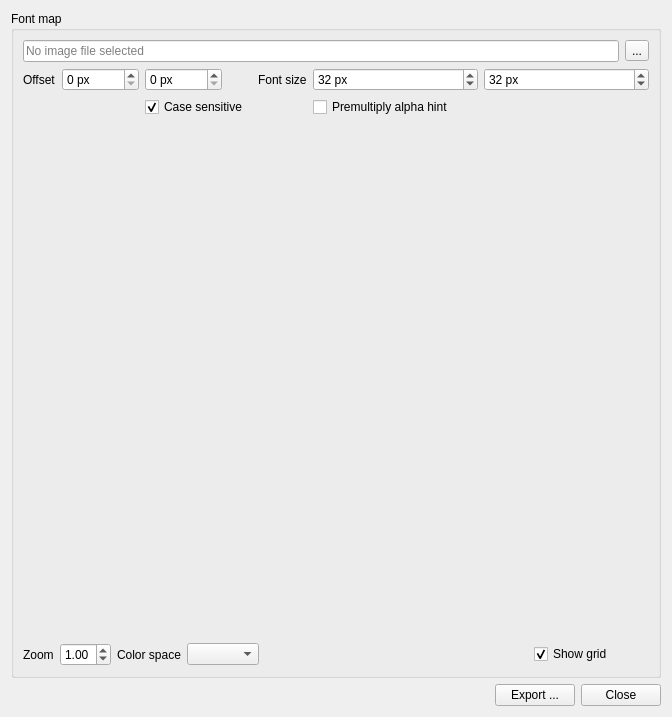
<?xml version="1.0" encoding="UTF-8"?>
<ui version="4.0">
 <class>DlgFontMap</class>
 <widget class="QWidget" name="DlgFontMap">
  <property name="geometry">
   <rect>
    <x>0</x>
    <y>0</y>
    <width>672</width>
    <height>717</height>
   </rect>
  </property>
  <property name="windowTitle">
   <string>Font Map</string>
  </property>
  <property name="windowIcon">
   <iconset resource="../resource/resource.qrc">
    <normaloff>:/16x16_ico_png/font.png</normaloff>:/16x16_ico_png/font.png</iconset>
  </property>
  <layout class="QVBoxLayout" name="verticalLayout_2">
   <item>
    <widget class="QGroupBox" name="groupBox">
     <property name="title">
      <string>Font map</string>
     </property>
     <layout class="QVBoxLayout" name="verticalLayout">
      <item>
       <layout class="QHBoxLayout" name="horizontalLayout">
        <item>
         <widget class="QLineEdit" name="imageFile">
          <property name="sizePolicy">
           <sizepolicy hsizetype="MinimumExpanding" vsizetype="Fixed">
            <horstretch>0</horstretch>
            <verstretch>0</verstretch>
           </sizepolicy>
          </property>
          <property name="readOnly">
           <bool>true</bool>
          </property>
          <property name="placeholderText">
           <string>No image file selected</string>
          </property>
         </widget>
        </item>
        <item>
         <widget class="QToolButton" name="btnSelectImage">
          <property name="sizePolicy">
           <sizepolicy hsizetype="Maximum" vsizetype="Fixed">
            <horstretch>0</horstretch>
            <verstretch>0</verstretch>
           </sizepolicy>
          </property>
          <property name="text">
           <string>...</string>
          </property>
          <property name="icon">
           <iconset resource="../resource/resource.qrc">
            <normaloff>:/16x16_ico_png/folder.png</normaloff>:/16x16_ico_png/folder.png</iconset>
          </property>
          <property name="toolButtonStyle">
           <enum>Qt::ToolButtonIconOnly</enum>
          </property>
         </widget>
        </item>
       </layout>
      </item>
      <item>
       <layout class="QGridLayout" name="gridLayout_3">
        <item row="0" column="2">
         <widget class="QSpinBox" name="offsetY">
          <property name="sizePolicy">
           <sizepolicy hsizetype="Maximum" vsizetype="Fixed">
            <horstretch>0</horstretch>
            <verstretch>0</verstretch>
           </sizepolicy>
          </property>
          <property name="suffix">
           <string> px</string>
          </property>
          <property name="minimum">
           <number>0</number>
          </property>
          <property name="maximum">
           <number>16384</number>
          </property>
          <property name="value">
           <number>0</number>
          </property>
         </widget>
        </item>
        <item row="0" column="0">
         <widget class="QLabel" name="label_10">
          <property name="sizePolicy">
           <sizepolicy hsizetype="Maximum" vsizetype="Preferred">
            <horstretch>0</horstretch>
            <verstretch>0</verstretch>
           </sizepolicy>
          </property>
          <property name="text">
           <string>Offset</string>
          </property>
         </widget>
        </item>
        <item row="0" column="5">
         <widget class="QSpinBox" name="tileHeight">
          <property name="sizePolicy">
           <sizepolicy hsizetype="Preferred" vsizetype="Fixed">
            <horstretch>0</horstretch>
            <verstretch>0</verstretch>
           </sizepolicy>
          </property>
          <property name="suffix">
           <string> px</string>
          </property>
          <property name="minimum">
           <number>1</number>
          </property>
          <property name="maximum">
           <number>16384</number>
          </property>
          <property name="value">
           <number>32</number>
          </property>
         </widget>
        </item>
        <item row="0" column="1">
         <widget class="QSpinBox" name="offsetX">
          <property name="sizePolicy">
           <sizepolicy hsizetype="Maximum" vsizetype="Fixed">
            <horstretch>0</horstretch>
            <verstretch>0</verstretch>
           </sizepolicy>
          </property>
          <property name="suffix">
           <string> px</string>
          </property>
          <property name="minimum">
           <number>0</number>
          </property>
          <property name="maximum">
           <number>16384</number>
          </property>
          <property name="value">
           <number>0</number>
          </property>
         </widget>
        </item>
        <item row="0" column="4">
         <widget class="QSpinBox" name="tileWidth">
          <property name="sizePolicy">
           <sizepolicy hsizetype="Preferred" vsizetype="Fixed">
            <horstretch>0</horstretch>
            <verstretch>0</verstretch>
           </sizepolicy>
          </property>
          <property name="suffix">
           <string> px</string>
          </property>
          <property name="minimum">
           <number>1</number>
          </property>
          <property name="maximum">
           <number>16384</number>
          </property>
          <property name="value">
           <number>32</number>
          </property>
         </widget>
        </item>
        <item row="0" column="3">
         <widget class="QLabel" name="label_9">
          <property name="sizePolicy">
           <sizepolicy hsizetype="Maximum" vsizetype="Preferred">
            <horstretch>0</horstretch>
            <verstretch>0</verstretch>
           </sizepolicy>
          </property>
          <property name="text">
           <string>Font size</string>
          </property>
         </widget>
        </item>
        <item row="2" column="4">
         <widget class="QCheckBox" name="chkAlpha">
          <property name="text">
           <string>Premultiply alpha hint</string>
          </property>
         </widget>
        </item>
        <item row="2" column="2">
         <widget class="QCheckBox" name="chkCaseSensitive">
          <property name="text">
           <string>Case sensitive </string>
          </property>
          <property name="checked">
           <bool>true</bool>
          </property>
         </widget>
        </item>
       </layout>
      </item>
      <item>
       <widget class="gui::GfxWidget" name="widget" native="true">
        <property name="sizePolicy">
         <sizepolicy hsizetype="MinimumExpanding" vsizetype="MinimumExpanding">
          <horstretch>0</horstretch>
          <verstretch>0</verstretch>
         </sizepolicy>
        </property>
        <property name="minimumSize">
         <size>
          <width>400</width>
          <height>400</height>
         </size>
        </property>
       </widget>
      </item>
      <item>
       <layout class="QHBoxLayout" name="horizontalLayout_2">
        <item>
         <widget class="QLabel" name="label_6">
          <property name="text">
           <string>Zoom</string>
          </property>
         </widget>
        </item>
        <item>
         <widget class="QDoubleSpinBox" name="zoom">
          <property name="minimum">
           <double>0.100000000000000</double>
          </property>
          <property name="maximum">
           <double>5.000000000000000</double>
          </property>
          <property name="singleStep">
           <double>0.100000000000000</double>
          </property>
          <property name="stepType">
           <enum>QAbstractSpinBox::AdaptiveDecimalStepType</enum>
          </property>
          <property name="value">
           <double>1.000000000000000</double>
          </property>
         </widget>
        </item>
        <item>
         <widget class="QLabel" name="label_3">
          <property name="text">
           <string>Color space</string>
          </property>
         </widget>
        </item>
        <item>
         <widget class="QComboBox" name="cmbColorSpace"/>
        </item>
        <item>
         <spacer name="horizontalSpacer_2">
          <property name="orientation">
           <enum>Qt::Horizontal</enum>
          </property>
          <property name="sizeType">
           <enum>QSizePolicy::MinimumExpanding</enum>
          </property>
          <property name="sizeHint" stdset="0">
           <size>
            <width>40</width>
            <height>20</height>
           </size>
          </property>
         </spacer>
        </item>
        <item>
         <widget class="QCheckBox" name="chkGrid">
          <property name="text">
           <string>Show grid</string>
          </property>
          <property name="checked">
           <bool>true</bool>
          </property>
         </widget>
        </item>
        <item>
         <widget class="color_widgets::ColorSelector" name="widgetColor">
          <property name="minimumSize">
           <size>
            <width>30</width>
            <height>20</height>
           </size>
          </property>
          <property name="focusPolicy">
           <enum>Qt::TabFocus</enum>
          </property>
         </widget>
        </item>
       </layout>
      </item>
     </layout>
    </widget>
   </item>
   <item>
    <layout class="QHBoxLayout" name="horizontalLayout_3">
     <item>
      <spacer name="horizontalSpacer">
       <property name="orientation">
        <enum>Qt::Horizontal</enum>
       </property>
       <property name="sizeHint" stdset="0">
        <size>
         <width>40</width>
         <height>20</height>
        </size>
       </property>
      </spacer>
     </item>
     <item>
      <widget class="QPushButton" name="btnExport">
       <property name="text">
        <string>Export ...</string>
       </property>
      </widget>
     </item>
     <item>
      <widget class="QPushButton" name="btnClose">
       <property name="text">
        <string>Close</string>
       </property>
      </widget>
     </item>
    </layout>
   </item>
  </layout>
 </widget>
 <customwidgets>
  <customwidget>
   <class>color_widgets::ColorPreview</class>
   <extends>QWidget</extends>
   <header>color_preview.hpp</header>
  </customwidget>
  <customwidget>
   <class>color_widgets::ColorSelector</class>
   <extends>color_widgets::ColorPreview</extends>
   <header>color_selector.hpp</header>
  </customwidget>
  <customwidget>
   <class>gui::GfxWidget</class>
   <extends>QWidget</extends>
   <header>gfxwidget.h</header>
   <container>1</container>
  </customwidget>
 </customwidgets>
 <tabstops>
  <tabstop>imageFile</tabstop>
  <tabstop>btnSelectImage</tabstop>
  <tabstop>offsetX</tabstop>
  <tabstop>offsetY</tabstop>
  <tabstop>tileWidth</tabstop>
  <tabstop>tileHeight</tabstop>
  <tabstop>chkCaseSensitive</tabstop>
  <tabstop>chkAlpha</tabstop>
  <tabstop>zoom</tabstop>
  <tabstop>cmbColorSpace</tabstop>
  <tabstop>chkGrid</tabstop>
  <tabstop>widgetColor</tabstop>
  <tabstop>btnExport</tabstop>
  <tabstop>btnClose</tabstop>
 </tabstops>
 <resources>
  <include location="../resource/resource.qrc"/>
 </resources>
 <connections/>
</ui>
